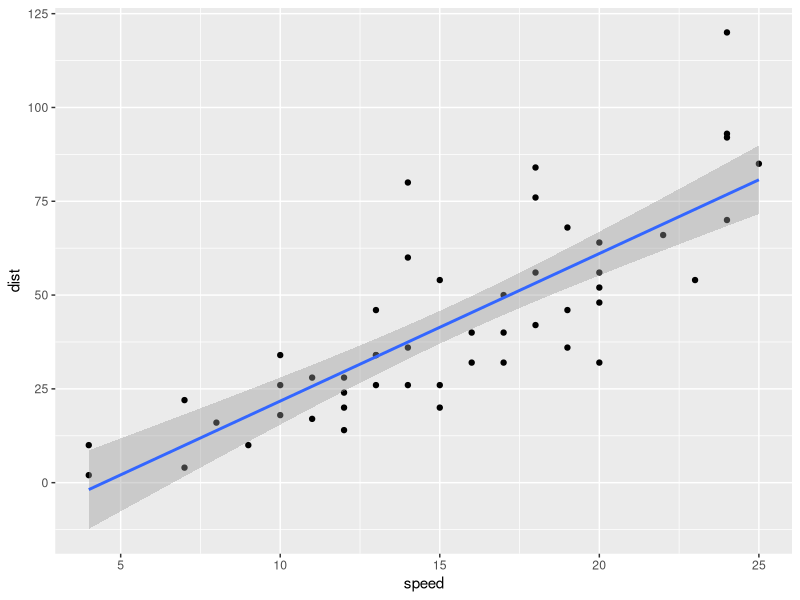

This figure's R source:
## ---- chunk 1
knitr::opts_chunk$set(echo = FALSE)
## ---- chunk 2
library(ggplot2)
library(datasets)
data(cars)
## ---- chunk 3
head(cars)
## ---- chunk 4
paste("The speed range from ", range(cars$speed)[1], "to", range(cars$speed)[2])
## ---- chunk 5
paste("The distance range from ", range(cars$dist[1]), "to", range(cars$dist)[2])
## ---- chunk 6
g <- ggplot(data = cars, aes(speed, dist))
g + geom_point() + geom_smooth(method = "lm") + labs(main = "Scatter plot and least square regression line")

## ---- chunk 7
model <- lm(dist ~ speed, data = cars)
summary(model)
